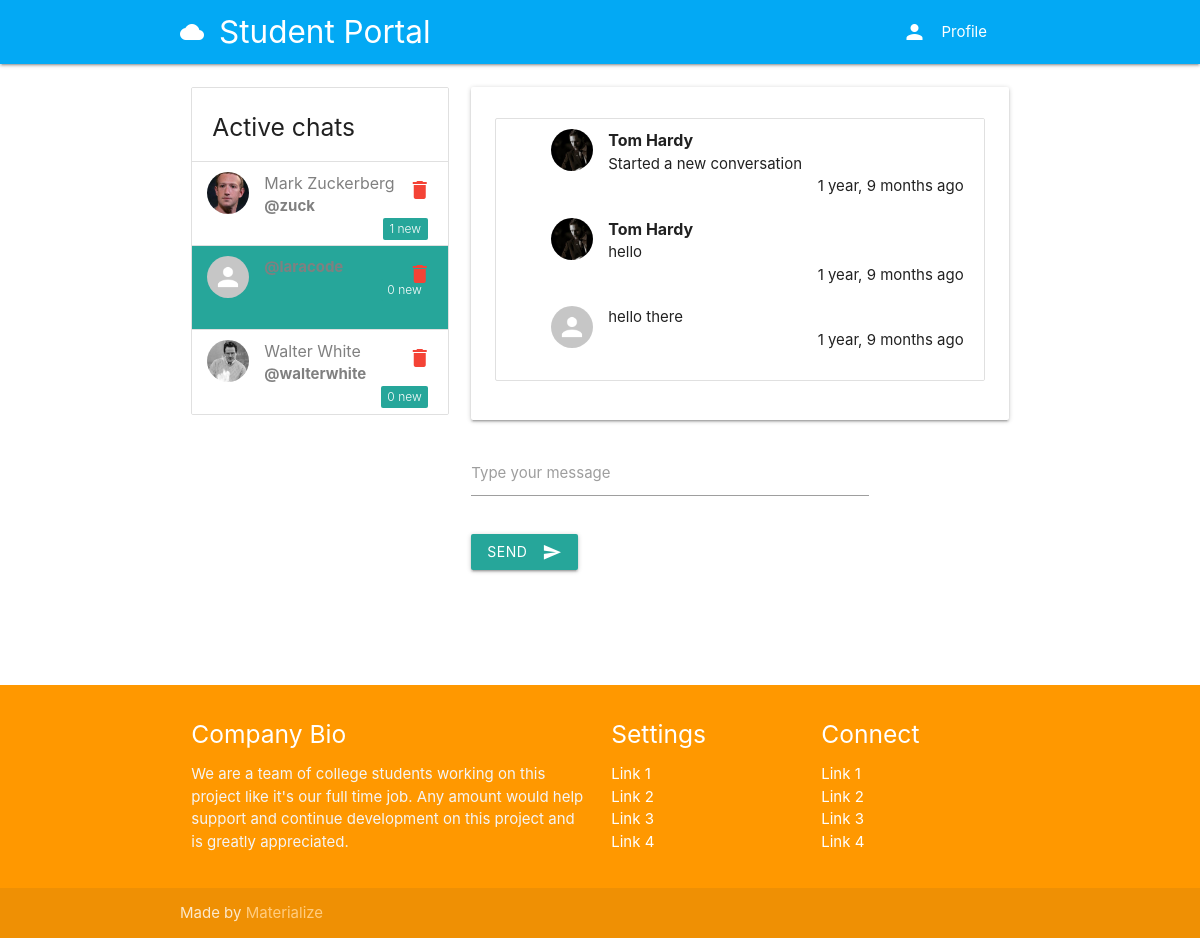
The page /direct/directs/laracode (signed in) on the database its author committed.
### authy/models.py (models this page shows, shortened)
class Profile(models.Model):
	user = models.OneToOneField(User, on_delete=models.CASCADE, related_name='profile')
	location = models.CharField(max_length=50, null=True, blank=True)
	url = models.CharField(max_length=80, null=True, blank=True)
	profile_info = models.TextField(max_length=150, null=True, blank=True)
	created = models.DateField(auto_now_add=True)
	picture = models.ImageField(upload_to=user_directory_path_profile, blank=True, null=True, verbose_name='Picture')
	banner = models.ImageField(upload_to=user_directory_path_banner, blank=True, null=True, verbose_name='Banner')

### direct/models.py (models this page shows, shortened)
class Message(models.Model):
    user = models.ForeignKey(User, on_delete=models.CASCADE, related_name='msg_user')
    sender = models.ForeignKey(User, on_delete=models.CASCADE, related_name='from_user')
    recipient = models.ForeignKey(User, on_delete=models.CASCADE, related_name='to_user')
    body = models.TextField(max_length=1000, blank=True, null=True)
    date = models.DateTimeField(auto_now_add=True)
    is_read = models.BooleanField(default=False)
    def get_messages(user):
        messages = Message.objects.filter(user=user).values('recipient').annotate(last=Max('date')).order_by('-last')
        users = []
        for message in messages:
            users.append({
                'user': User.objects.get(pk=message['recipient']),
                'last': message['last'],
                'unread': Message.objects.filter(user=user, recipient__pk=message['recipient'], is_read=False).count()
            })
        return users

### direct/views.py (the view)
# urls.py: path('directs/<username>', Directs, name='directs'),
@login_required
def Directs(request, username):
    user = request.user
    messages = Message.get_messages(user=request.user)
    active_direct = username
    directs = Message.objects.filter(user=user, recipient__username=username).order_by('-date')
    directs.update(is_read=True)
    for message in messages:
        if message['user'].username==username:
            message['unread'] = 0
    paginator_directs = Paginator(directs, 5)
    page_number_directs = request.GET.get('directspage')
    directs_data = paginator_directs.get_page(page_number_directs)
    context = {
        'directs': directs_data,
        'messages': messages,
        'active_direct': active_direct
    }
    return render(request, 'direct/direct.html', context)

### authy/views.py (called while the page is built)
def SideNavInfo(request):
	user = request.user
	nav_profile = None
	if user.is_authenticated:
		nav_profile = Profile.objects.get(user=user)
	return {'nav_profile': nav_profile}

### direct/views.py (called while the page is built)
def CheckDirects(request):
    directs_count = 0
    if request.user.is_authenticated:
        directs_count = Message.objects.filter(user=request.user, is_read=False).count()
    return {'directs_count': directs_count}

### student_portal/templates/direct/direct.html (shortened to what this page needs)
{% extends 'base.html' %}
{% load static %}
{% load humanize %}
{% block content %}
<div class="row">
<div class="col s12 m4">
<ul class="collection with-header">
    <li class="collection-header">
        <h5>Active chats</h5>
    </li>
    {% for message in messages %}
    <a style="color: gray;" href="{% url 'directs' message.user.username %}">
        <li class="collection-item avatar {% if active_direct == message.user.username %}active{% endif %}">
        {% if message.user.profile.picture %}
            <img src="{{ message.user.profile.picture.url }}" class="circle responsive-img">
        {% else %}
            <img src="{% static 'img/no_avatar.jpg' %}" class="circle responsive-img">
        {% endif %}
            <span class="title">{{ message.user.first_name }} {{ message.user.last_name }}</span>
            <p><b>@{{ message.user.username }}</b></p>
            <span class="new badge">{{ message.unread }}</span>
            <a href="" class="secondary-content red-text"><i class="material-icons">delete</i></a>
    </li>
    </a>
    {% endfor %}
</div>
<div style="overflow-y: scroll;" class="col s12 m8">
    <div style="max-width: 600px;" class="card">
        <div class="card-content">
            <ol id="oldirects" style="list-style-type: none; display: flex; flex-direction: column-reverse;" class="collection">
            {% for direct in directs %}
                <li style="border-bottom: 0px;" class="collection-item avatar">
                    {% if direct.sender.profile.picture %}
                        <img src="{{ direct.sender.profile.picture.url }}" class="circle responsive-img">
                    {% else %}
                        <img src="{% static 'img/no_avatar.jpg' %}" class="circle responsive-img">
                    {% endif %}
                    <span class="title"><b>{{ direct.sender.first_name }} {{ direct.sender.last_name }}</b></span>
                    <p>{{ direct.body }}</p>
                    <p class="right-align">{{ direct.date | naturaltime }}</p>
                </li>
            {% endfor %}
            </ol>
        </div>
    </div>
    <div class="card-action">
        <div class="row">
            <form id="senddirectform" method="POST" action="{% url 'send-direct' %}">
                <div class="input-field col s9">
                    <input id="text" name="body" type="text" class="validate">
                    <label for="text">Type your message</label>
                  </div>
                  <div class="input-field col s9">
                  <button class="btn waves-effect waves-light" type="submit" name="action">Send
                    <i class="material-icons right">send</i>
                  </button>
                </div>
            </form>
        </div>
    </div>
</div>
</div>
{% endblock %}

### rows shown on the page
Message: body "hello there", date "1 year, 9 months ago"
Message: sender.profile.picture (placeholder picture), sender.first_name "Tom", sender.last_name "Hardy", body "hello", date "1 year, 9 months ago"
Message: sender.profile.picture (placeholder picture), sender.first_name "Tom", sender.last_name "Hardy", body "Started a new conversation", date "1 year, 9 months ago"

### other values the page prints
{{ message.user.first_name }} "Mark"
{{ message.user.last_name }} "Zuckerberg"
{{ message.user.username }} "zuck"
{{ message.unread }} "1"
{{ message.unread }} "0"
{{ message.user.first_name }} "Walter"
{{ message.user.last_name }} "White"
{{ message.user.username }} "walterwhite"
